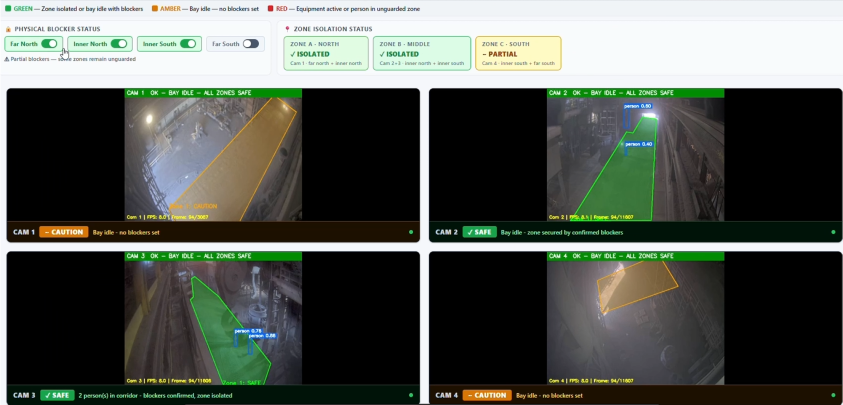
#> input picture media/dashboard_raw.png, 1685 x 809 px (shown at 1/2 size)
$ python enhance_screenshot.py
#> lines starting #> are read from the running program, lines starting #| are printed output that depends on the picture
"""
Quick image enhancement for dashboard screenshot.
Usage: python enhance_screenshot.py input.png output.png
"""
import sys
from PIL import Image, ImageFilter, ImageEnhance

def enhance(src, dst, scale=2.0):
#> called with src = 'dashboard_raw.png', dst = 'dashboard.png', scale = 2
    img = Image.open(src)
#> img is the input picture: PIL image 1685x809 RGBA; mean R, G, B, A 86.1, 91.1, 84.3, 255

    # Upscale with high-quality Lanczos resampling
    w, h = img.size
#> w = 1685; h = 809
    img = img.resize((int(w * scale), int(h * scale)), Image.LANCZOS)
#> img: PIL image 3370x1618 RGBA

    # Sharpen
    img = img.filter(ImageFilter.UnsharpMask(radius=1.5, percent=180, threshold=2))
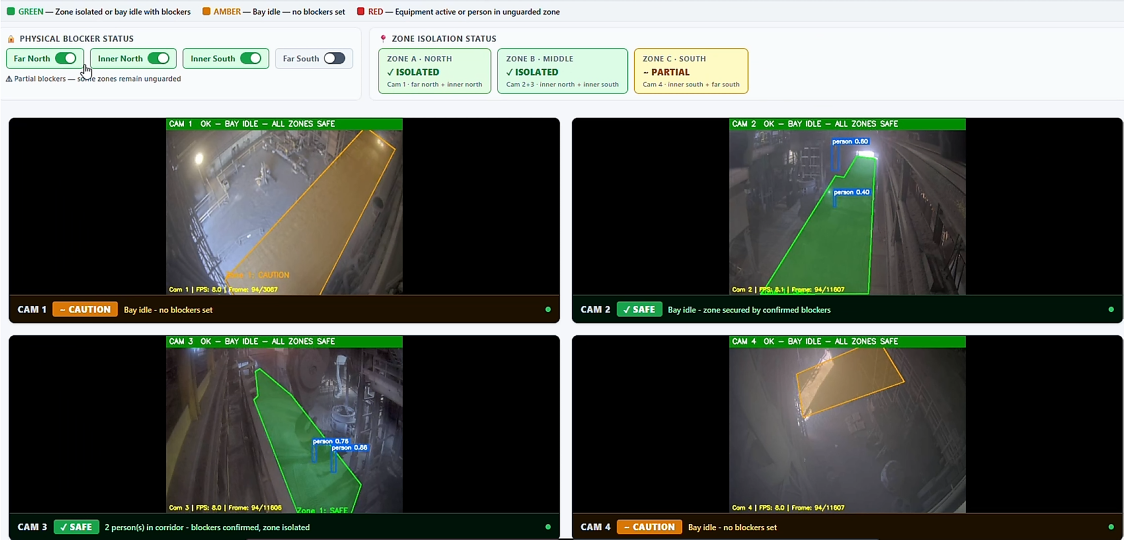
#> img: PIL image 3370x1618 RGBA (shown at 1/3 size); mean R, G, B, A 86.1, 90.9, 84.3, 255

    # Slight contrast boost to make text pop
    img = ImageEnhance.Contrast(img).enhance(1.15)

    img.save(dst, "PNG", optimize=True)
    print(f"Saved → {dst}  ({img.size[0]}×{img.size[1]}px)")
#| Saved → dashboard.png  (3370×1618px)

if __name__ == "__main__":
    src = sys.argv[1] if len(sys.argv) > 1 else "dashboard_raw.png"
    dst = sys.argv[2] if len(sys.argv) > 2 else "dashboard.png"
    enhance(src, dst)
